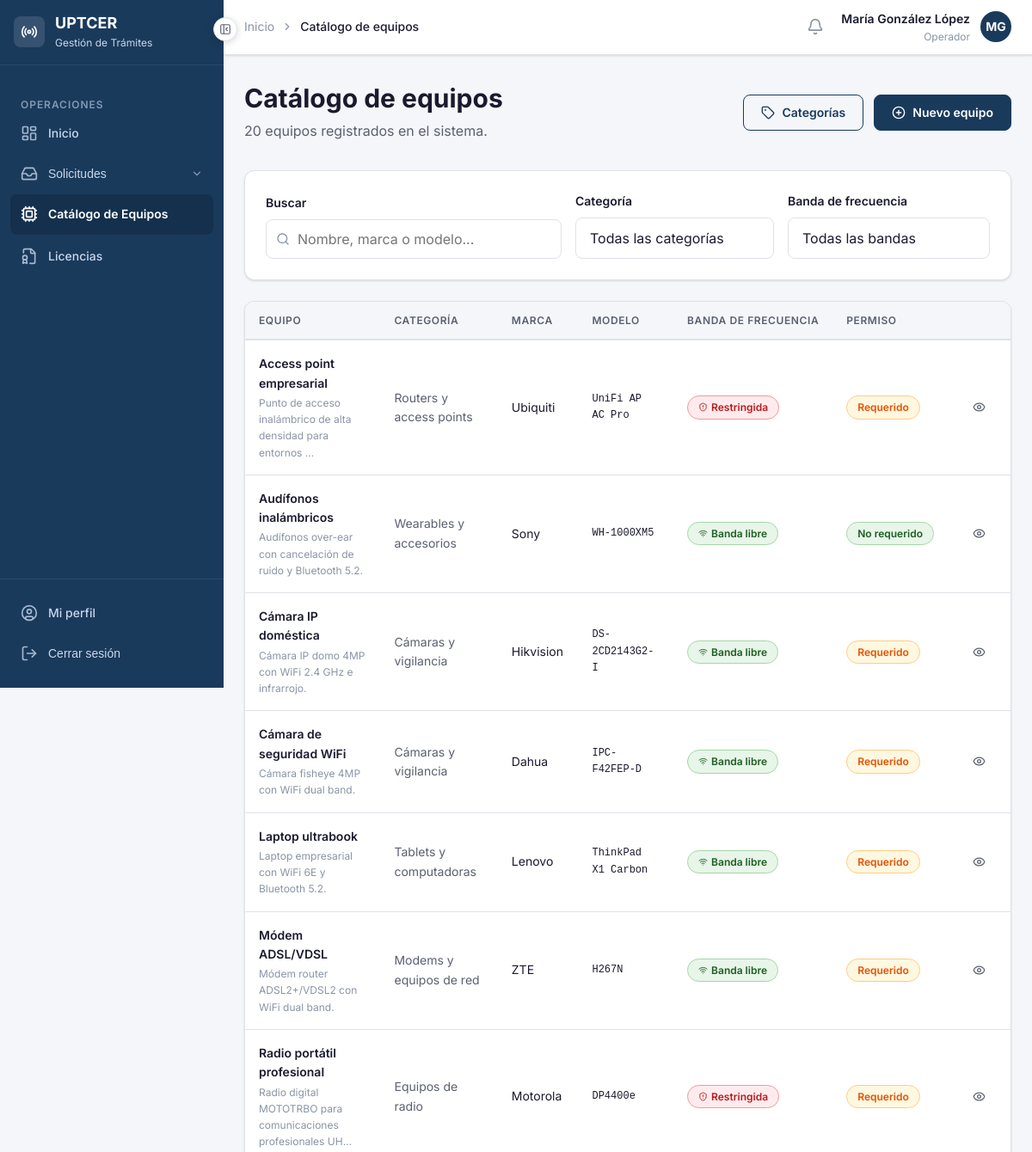
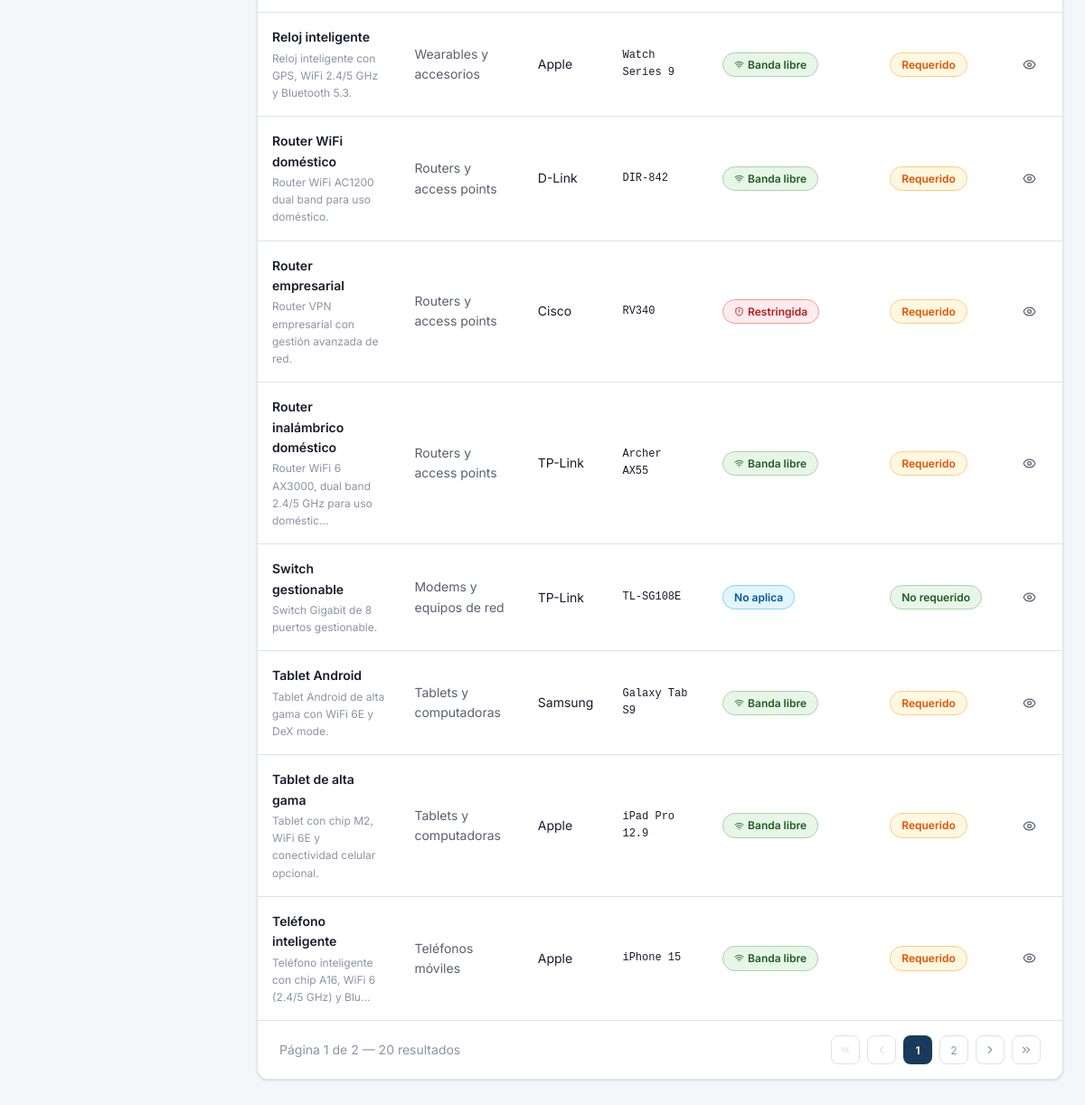
/equipos/ (signed in), run on the app's committed database (2 pictures, top to bottom).
### apps/accounts/models.py (models this page shows, shortened)
class Usuario(AbstractBaseUser, PermissionsMixin):
    ROL_PERSONA_NATURAL  = 'persona_natural'
    ROL_OPERADOR         = 'operador'
    ROL_ESPECIALISTA     = 'especialista'
    ROL_ADUANA           = 'aduana'
    ROL_DIRECTIVO        = 'directivo'
    ROLES = [
        (ROL_PERSONA_NATURAL, 'Persona Natural'),
        (ROL_OPERADOR,        'Operador'),
        (ROL_ESPECIALISTA,    'Especialista Técnico'),
        (ROL_ADUANA,          'Aduana'),
        (ROL_DIRECTIVO,       'Directivo'),
    ]
    username        = models.CharField('Usuario', max_length=150, unique=True)
    email           = models.EmailField('Correo electrónico', unique=True)
    nombre          = models.CharField('Nombre', max_length=100)
    apellidos       = models.CharField('Apellidos', max_length=100)
    rol             = models.CharField('Rol', max_length=30, choices=ROLES, default=ROL_PERSONA_NATURAL)
    telefono        = models.CharField('Teléfono', max_length=20, blank=True)
    activo          = models.BooleanField('Activo', default=True)
    fecha_registro  = models.DateTimeField('Fecha de registro', auto_now_add=True)
    is_active       = models.BooleanField(default=True)
    is_staff        = models.BooleanField(default=False)
    objects = UsuarioManager()
    USERNAME_FIELD  = 'username'
    REQUIRED_FIELDS = ['email', 'nombre', 'apellidos']
    class Meta:
        verbose_name        = 'Usuario'
        verbose_name_plural = 'Usuarios'
        ordering            = ['apellidos', 'nombre']
    def get_nombre_completo(self):
        return f'{self.nombre} {self.apellidos}'
    @property
    def es_persona_natural(self):
        return self.rol == self.ROL_PERSONA_NATURAL
    @property
    def es_operador(self):
        return self.rol == self.ROL_OPERADOR
    @property
    def es_especialista(self):
        return self.rol == self.ROL_ESPECIALISTA
    @property
    def es_aduana(self):
        return self.rol == self.ROL_ADUANA
    @property
    def es_directivo(self):
        return self.rol == self.ROL_DIRECTIVO

### apps/equipos/models.py (models this page shows, shortened)
class Equipo(models.Model):
    BANDA_LIBRE        = 'libre'
    BANDA_RESTRINGIDA  = 'restringida'
    BANDA_NO_APLICA    = 'no_aplica'
    BANDAS = [
        (BANDA_LIBRE,       'Banda libre (2.4 / 5.7 GHz)'),
        (BANDA_RESTRINGIDA, 'Frecuencia restringida'),
        (BANDA_NO_APLICA,   'No aplica'),
    ]
    categoria       = models.ForeignKey(
                        CategoriaEquipo,
                        on_delete=models.PROTECT,
                        verbose_name='Categoría',
                        related_name='equipos'
                      )
    nombre          = models.CharField('Nombre del equipo', max_length=200)
    marca           = models.CharField('Marca', max_length=100)
    modelo          = models.CharField('Modelo', max_length=100)
    descripcion     = models.TextField('Descripción técnica', blank=True)
    banda_frecuencia= models.CharField(
                        'Banda de frecuencia',
                        max_length=20,
                        choices=BANDAS,
                        default=BANDA_NO_APLICA
                      )
    requiere_permiso= models.BooleanField('Requiere permiso de importación', default=True)
    activo          = models.BooleanField('Activo en catálogo', default=True)
    fecha_registro  = models.DateTimeField('Fecha de registro', auto_now_add=True)
    fecha_actualizacion = models.DateTimeField('Última actualización', auto_now=True)
    class Meta:
        verbose_name        = 'Equipo'
        verbose_name_plural = 'Equipos'
        ordering            = ['nombre']
        unique_together     = ['marca', 'modelo']

class CategoriaEquipo(models.Model):
    nombre      = models.CharField('Nombre', max_length=100, unique=True)
    descripcion = models.TextField('Descripción', blank=True)
    class Meta:
        verbose_name        = 'Categoría de equipo'
        verbose_name_plural = 'Categorías de equipos'
        ordering            = ['nombre']

### apps/equipos/views.py (the view, shortened to what this page needs)
# urls.py: path('',                views.lista_equipos,       name='lista'),
@never_cache
@login_required
def lista_equipos(request):
    equipos_qs = Equipo.objects.select_related('categoria').filter(activo=True)
    busqueda  = request.GET.get('q', '').strip()
    categoria = request.GET.get('categoria', '')
    banda     = request.GET.get('banda', '')
    if busqueda:
        equipos_qs = equipos_qs.filter(
            Q(nombre__icontains=busqueda) |
            Q(marca__icontains=busqueda)  |
            Q(modelo__icontains=busqueda)
        )
    if categoria:
        equipos_qs = equipos_qs.filter(categoria__id=categoria)
    if banda:
        equipos_qs = equipos_qs.filter(banda_frecuencia=banda)
    categorias = CategoriaEquipo.objects.all()
    paginator = Paginator(equipos_qs, 15)
    pagina    = request.GET.get('pagina', 1)
    try:
        equipos = paginator.page(pagina)
    except PageNotAnInteger:
        equipos = paginator.page(1)
    except EmptyPage:
        equipos = paginator.page(paginator.num_pages)
    return render(request, 'equipos/lista.html', {
        'equipos':       equipos,
        'categorias':    categorias,
        'busqueda':      busqueda,
        'categoria_sel': categoria,
        'banda_sel':     banda,
        'BANDAS':        Equipo.BANDAS,
        'total':         equipos_qs.count(),
        'paginator':     paginator,
    })

### templates/equipos/lista.html (shortened to what this page needs)
{% extends 'base/base.html' %}
{% block nav_equipos %}activo{% endblock %}
{% block breadcrumb %}
<li style="display:flex;align-items:center;gap:var(--espacio-2);">
  <i data-lucide="chevron-right" style="width:14px;height:14px;"></i>
  <span style="color:var(--color-texto-principal);font-weight:var(--peso-medio);">Catálogo de equipos</span>
</li>
{% endblock %}
{% block contenido %}
<div class="pagina-cabecera flex justify-between items-center">
  <div>
    <h1 class="pagina-titulo">Catálogo de equipos</h1>
    <p class="pagina-subtitulo">{{ total }} equipo{{ total|pluralize }} registrado{{ total|pluralize }} en el sistema.</p>
  </div>
  {% if user.es_operador or user.es_especialista or user.es_directivo %}
  <div style="display:flex;gap:var(--espacio-3);">
    <a href="{% url 'equipos:categorias' %}" class="btn btn-secundario">
      <i data-lucide="tag" style="width:16px;height:16px;"></i>
      Categorías
    </a>
    <a href="{% url 'equipos:nuevo' %}" class="btn btn-primario">
      <i data-lucide="plus-circle" style="width:16px;height:16px;"></i>
      Nuevo equipo
    </a>
  </div>
  {% endif %}
</div>
<div class="tarjeta mb-6">
  <div class="tarjeta-cuerpo">
    <form method="get" id="form-filtros" style="display:flex;gap:var(--espacio-4);align-items:flex-end;flex-wrap:wrap;">
      <div class="campo-grupo" style="margin-bottom:0;flex:1;min-width:220px;">
        <label class="campo-etiqueta">Buscar</label>
        <div style="position:relative;">
          <i data-lucide="search" style="position:absolute;left:12px;top:50%;transform:translateY(-50%);width:16px;height:16px;color:var(--color-texto-muted);"></i>
          <input type="text" name="q" value="{{ busqueda }}"
            class="campo-input" style="padding-left:36px;"
            placeholder="Nombre, marca o modelo...">
        </div>
      </div>
      <div class="campo-grupo" style="margin-bottom:0;min-width:180px;">
        <label class="campo-etiqueta">Categoría</label>
        <select name="categoria" class="campo-select">
          <option value="">Todas las categorías</option>
        </select>
      </div>
      <div class="campo-grupo" style="margin-bottom:0;min-width:180px;">
        <label class="campo-etiqueta">Banda de frecuencia</label>
        <select name="banda" class="campo-select">
          <option value="">Todas las bandas</option>
        </select>
      </div>
    </form>
  </div>
</div>
<div class="tarjeta">
  <div class="tarjeta-cuerpo" style="padding:0;" id="contenedor-tabla">
    {% include 'equipos/tabla_equipos.html' %}
  </div>
</div>
{% endblock %}

### templates/base/base.html (shortened to what this page needs)
<!DOCTYPE html>
<html lang="es">
<head>
  {% load static %}
  <link rel="stylesheet" href="{% static 'css/global.css' %}">
  <link rel="stylesheet" href="{% static 'css/toast.css' %}">
  <link rel="stylesheet" href="{% static 'css/modal.css' %}">
  <link rel="stylesheet" href="{% static 'css/componentes.css' %}">
</head>
<body>
<div class="layout-wrapper">
  <aside class="layout-sidebar" id="sidebar">
    <div class="sidebar-logo">
      <div style="width:36px;height:36px;background:rgba(255,255,255,0.12);border-radius:8px;display:flex;align-items:center;justify-content:center;flex-shrink:0;">
        <i data-lucide="radio" style="width:20px;height:20px;color:white;"></i>
      </div>
      <div class="sidebar-logo-info">
        <div class="sidebar-logo-texto">UPTCER</div>
        <div class="sidebar-logo-subtexto">Gestión de Trámites</div>
      </div>
    </div>
    <nav class="sidebar-nav">
      {% if user.es_operador %}
        <div class="sidebar-seccion-titulo">Operaciones</div>
        <a href="{% url 'accounts:dashboard' %}" class="sidebar-enlace {% block nav_op_inicio %}{% endblock %}" data-tooltip="Inicio">
          <i data-lucide="layout-dashboard" class="icono"></i>
          <span class="sidebar-enlace-texto">Inicio</span>
        </a>
        <button type="button"
          class="sidebar-enlace {% block nav_solicitudes %}{% endblock %}"
          data-tooltip="Solicitudes"
          onclick="toggleDropdownSolicitudes()"
          id="btn-dropdown-solicitudes"
          style="width:100%;background:none;border:none;cursor:pointer;text-align:left;">
          <i data-lucide="inbox" class="icono"></i>
          <span class="sidebar-enlace-texto">Solicitudes</span>
          <i data-lucide="chevron-down" class="sidebar-enlace-flecha"></i>
        </button>
        <a href="{% url 'equipos:lista' %}" class="sidebar-enlace {% block nav_equipos %}{% endblock %}" data-tooltip="Catálogo de Equipos">
          <i data-lucide="cpu" class="icono"></i>
          <span class="sidebar-enlace-texto">Catálogo de Equipos</span>
        </a>
        <a href="{% url 'licencias:lista' %}" class="sidebar-enlace {% block nav_licencias %}{% endblock %}" data-tooltip="Licencias">
          <i data-lucide="file-badge" class="icono"></i>
          <span class="sidebar-enlace-texto">Licencias</span>
        </a>
      {% endif %}
    </nav>
    <div class="sidebar-pie">
      <a href="{% url 'accounts:perfil' %}" class="sidebar-enlace" data-tooltip="Mi perfil">
        <i data-lucide="user-circle" class="icono"></i>
        <span class="sidebar-enlace-texto">Mi perfil</span>
      </a>
      <form method="post" action="{% url 'accounts:logout' %}">
        <button type="submit" class="sidebar-enlace" data-tooltip="Cerrar sesión"
          style="width:100%;background:none;border:none;cursor:pointer;text-align:left;">
          <i data-lucide="log-out" class="icono"></i>
          <span class="sidebar-enlace-texto">Cerrar sesión</span>
        </button>
      </form>
    </div>
  </aside>
  <div class="layout-main">
    <header class="layout-navbar">
      <nav aria-label="Ruta de navegación" style="flex:1;">
        <ol style="list-style:none;display:flex;align-items:center;gap:var(--espacio-2);font-size:var(--texto-sm);color:var(--color-texto-muted);">
          <li><a href="{% url 'accounts:dashboard' %}" style="color:var(--color-texto-muted);text-decoration:none;">Inicio</a></li>
          {% block breadcrumb %}{% endblock %}
        </ol>
      </nav>
      <div style="display:flex;align-items:center;gap:var(--espacio-3);">
        <a href="{% url 'notificaciones:lista' %}"
          id="btn-notificaciones"
          style="position:relative;width:36px;height:36px;border-radius:var(--radio-md);display:flex;align-items:center;justify-content:center;color:var(--color-texto-muted);background:transparent;border:none;cursor:pointer;text-decoration:none;transition:var(--transicion-rapida);"
          onmouseenter="this.style.background='var(--color-fondo)';this.style.color='var(--color-texto-principal)'"
          onmouseleave="this.style.background='transparent';this.style.color='var(--color-texto-muted)'"
          title="Notificaciones"
        >
          <i data-lucide="bell" style="width:20px;height:20px;"></i>
        </a>
        <div style="text-align:right;">
          <div style="font-size:var(--texto-sm);font-weight:var(--peso-semi);color:var(--color-texto-principal);">
            {{ user.get_nombre_completo }}
          </div>
          <div style="font-size:var(--texto-xs);color:var(--color-texto-muted);">
            {{ user.get_rol_display }}
          </div>
        </div>
        <div style="width:36px;height:36px;border-radius:50%;background-color:var(--color-primario);display:flex;align-items:center;justify-content:center;color:white;font-size:var(--texto-sm);font-weight:var(--peso-bold);">
          {{ user.nombre|first|upper }}{{ user.apellidos|first|upper }}
        </div>
      </div>
    </header>
    <main class="layout-contenido">
      {% block contenido %}{% endblock %}
    </main>
  </div>
</div>
<button
  id="btn-colapsar"
  class="btn-colapsar-sidebar"
  onclick="alternarSidebar()"
  title="Colapsar menú"
  aria-label="Colapsar menú"
>
  <i data-lucide="panel-left-close" id="icono-colapsar" style="width:14px;height:14px;"></i>
</button>
</body>
</html>

### templates/equipos/tabla_equipos.html (shortened to what this page needs)
{% if equipos %}
  <div class="tabla-contenedor" style="border:none;border-radius:0;">
    <table class="tabla">
      <thead>
        <tr>
          <th>Equipo</th>
          <th>Categoría</th>
          <th>Marca</th>
          <th>Modelo</th>
          <th>Banda de frecuencia</th>
          <th>Permiso</th>
          <th></th>
        </tr>
      </thead>
      <tbody>
        {% for e in equipos %}
        <tr>
          <td>
            <div style="font-weight:var(--peso-semi);">{{ e.nombre }}</div>
            {% if e.descripcion %}
              <div style="font-size:var(--texto-xs);color:var(--color-texto-muted);margin-top:2px;">
                {{ e.descripcion|truncatechars:60 }}
              </div>
            {% endif %}
          </td>
          <td style="color:var(--color-texto-secundario);">{{ e.categoria.nombre }}</td>
          <td>{{ e.marca }}</td>
          <td style="font-family:var(--fuente-mono);font-size:var(--texto-xs);">{{ e.modelo }}</td>
          <td>
            {% if e.banda_frecuencia == 'libre' %}
              <span class="badge badge-aprobado">
                <i data-lucide="wifi" style="width:11px;height:11px;"></i>
                Banda libre
              </span>
            {% elif e.banda_frecuencia == 'restringida' %}
              <span class="badge badge-denegado">
                <i data-lucide="shield-alert" style="width:11px;height:11px;"></i>
                Restringida
              </span>
            {% else %}
              <span class="badge badge-info">No aplica</span>
            {% endif %}
          </td>
          <td>
            {% if e.requiere_permiso %}
              <span class="badge badge-pendiente">Requerido</span>
            {% else %}
              <span class="badge badge-aprobado">No requerido</span>
            {% endif %}
          </td>
          <td>
            <a href="{% url 'equipos:detalle' e.pk %}" class="btn btn-ghost btn-sm">
              <i data-lucide="eye" style="width:15px;height:15px;"></i>
            </a>
          </td>
        </tr>
        {% endfor %}
      </tbody>
    </table>
  </div>
  {% include 'base/paginacion.html' with page_obj=equipos %}
{% endif %}

### data on the page
Usuario: get_nombre_completo "María González López", rol "Operador", nombre|first "M", apellidos|first "G"
Equipo: nombre "Access point empresarial", descripcion "Punto de acceso inalámbrico de alta densidad para entornos …", categoria.nombre "Routers y access points", marca "Ubiquiti", modelo "UniFi AP AC Pro", banda_frecuencia "restringida" (drawn), requiere_permiso "Requerido"
Equipo: nombre "Audífonos inalámbricos", descripcion "Audífonos over-ear con cancelación de ruido y Bluetooth 5.2.", categoria.nombre "Wearables y accesorios", marca "Sony", modelo "WH-1000XM5", banda_frecuencia "libre" (drawn), requiere_permiso "No requerido"
Equipo: nombre "Cámara IP doméstica", descripcion "Cámara IP domo 4MP con WiFi 2.4 GHz e infrarrojo.", categoria.nombre "Cámaras y vigilancia", marca "Hikvision", modelo "DS-2CD2143G2-I", banda_frecuencia "libre" (drawn), requiere_permiso "Requerido"
Equipo: nombre "Cámara de seguridad WiFi", descripcion "Cámara fisheye 4MP con WiFi dual band.", categoria.nombre "Cámaras y vigilancia", marca "Dahua", modelo "IPC-F42FEP-D", banda_frecuencia "libre" (drawn), requiere_permiso "Requerido"
Equipo: nombre "Laptop ultrabook", descripcion "Laptop empresarial con WiFi 6E y Bluetooth 5.2.", categoria.nombre "Tablets y computadoras", marca "Lenovo", modelo "ThinkPad X1 Carbon", banda_frecuencia "libre" (drawn), requiere_permiso "Requerido"
Equipo: nombre "Módem ADSL/VDSL", descripcion "Módem router ADSL2+/VDSL2 con WiFi dual band.", categoria.nombre "Modems y equipos de red", marca "ZTE", modelo "H267N", banda_frecuencia "libre" (drawn), requiere_permiso "Requerido"
Equipo: nombre "Radio portátil profesional", descripcion "Radio digital MOTOTRBO para comunicaciones profesionales UH…", categoria.nombre "Equipos de radio", marca "Motorola", modelo "DP4400e", banda_frecuencia "restringida" (drawn), requiere_permiso "Requerido"
Equipo: nombre "Reloj inteligente", descripcion "Reloj inteligente con GPS, WiFi 2.4/5 GHz y Bluetooth 5.3.", categoria.nombre "Wearables y accesorios", marca "Apple", modelo "Watch Series 9", banda_frecuencia "libre" (drawn), requiere_permiso "Requerido"
Equipo: nombre "Router WiFi doméstico", descripcion "Router WiFi AC1200 dual band para uso doméstico.", categoria.nombre "Routers y access points", marca "D-Link", modelo "DIR-842", banda_frecuencia "libre" (drawn), requiere_permiso "Requerido"
Equipo: nombre "Router empresarial", descripcion "Router VPN empresarial con gestión avanzada de red.", categoria.nombre "Routers y access points", marca "Cisco", modelo "RV340", banda_frecuencia "restringida" (drawn), requiere_permiso "Requerido"
Equipo: nombre "Router inalámbrico doméstico", descripcion "Router WiFi 6 AX3000, dual band 2.4/5 GHz para uso doméstic…", categoria.nombre "Routers y access points", marca "TP-Link", modelo "Archer AX55", banda_frecuencia "libre" (drawn), requiere_permiso "Requerido"
Equipo: nombre "Switch gestionable", descripcion "Switch Gigabit de 8 puertos gestionable.", categoria.nombre "Modems y equipos de red", marca "TP-Link", modelo "TL-SG108E", banda_frecuencia "No aplica", requiere_permiso "No requerido"
Equipo: nombre "Tablet Android", descripcion "Tablet Android de alta gama con WiFi 6E y DeX mode.", categoria.nombre "Tablets y computadoras", marca "Samsung", modelo "Galaxy Tab S9", banda_frecuencia "libre" (drawn), requiere_permiso "Requerido"
Equipo: nombre "Tablet de alta gama", descripcion "Tablet con chip M2, WiFi 6E y conectividad celular opcional.", categoria.nombre "Tablets y computadoras", marca "Apple", modelo "iPad Pro 12.9", banda_frecuencia "libre" (drawn), requiere_permiso "Requerido"
Equipo: nombre "Teléfono inteligente", descripcion "Teléfono inteligente con chip A16, WiFi 6 (2.4/5 GHz) y Blu…", categoria.nombre "Teléfonos móviles", marca "Apple", modelo "iPhone 15", banda_frecuencia "libre" (drawn), requiere_permiso "Requerido"

### other printed values
{{ total }} "20"
{{ page_obj.number }} "1"
{{ paginator.num_pages }} "2"
{{ paginator.count }} "20"
{{ num }} "1"
{{ num }} "2"
